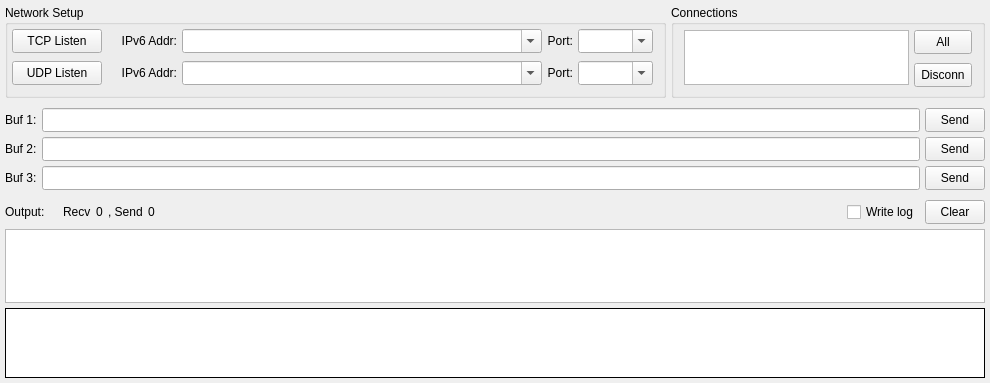
<?xml version="1.0" encoding="UTF-8"?>
<ui version="4.0">
 <class>ServerForm</class>
 <widget class="QWidget" name="ServerForm">
  <property name="geometry">
   <rect>
    <x>0</x>
    <y>0</y>
    <width>990</width>
    <height>383</height>
   </rect>
  </property>
  <property name="minimumSize">
   <size>
    <width>0</width>
    <height>0</height>
   </size>
  </property>
  <property name="windowTitle">
   <string>Server</string>
  </property>
  <property name="locale">
   <locale language="C" country="AnyCountry"/>
  </property>
  <layout class="QVBoxLayout" name="lay1">
   <property name="spacing">
    <number>5</number>
   </property>
   <property name="leftMargin">
    <number>5</number>
   </property>
   <property name="topMargin">
    <number>5</number>
   </property>
   <property name="rightMargin">
    <number>5</number>
   </property>
   <property name="bottomMargin">
    <number>5</number>
   </property>
   <item>
    <layout class="QHBoxLayout" name="lay2">
     <item>
      <widget class="QGroupBox" name="box1">
       <property name="sizePolicy">
        <sizepolicy hsizetype="Fixed" vsizetype="Fixed">
         <horstretch>0</horstretch>
         <verstretch>0</verstretch>
        </sizepolicy>
       </property>
       <property name="minimumSize">
        <size>
         <width>0</width>
         <height>93</height>
        </size>
       </property>
       <property name="maximumSize">
        <size>
         <width>16777215</width>
         <height>93</height>
        </size>
       </property>
       <property name="title">
        <string>Network Setup</string>
       </property>
       <layout class="QVBoxLayout" name="lay5">
        <property name="spacing">
         <number>5</number>
        </property>
        <property name="leftMargin">
         <number>4</number>
        </property>
        <property name="topMargin">
         <number>0</number>
        </property>
        <property name="rightMargin">
         <number>10</number>
        </property>
        <property name="bottomMargin">
         <number>5</number>
        </property>
        <item>
         <layout class="QGridLayout" name="lay6">
          <property name="sizeConstraint">
           <enum>QLayout::SetFixedSize</enum>
          </property>
          <property name="bottomMargin">
           <number>0</number>
          </property>
          <property name="horizontalSpacing">
           <number>5</number>
          </property>
          <property name="verticalSpacing">
           <number>8</number>
          </property>
          <item row="1" column="0">
           <widget class="QToolButton" name="btnUdp">
            <property name="sizePolicy">
             <sizepolicy hsizetype="Fixed" vsizetype="Fixed">
              <horstretch>0</horstretch>
              <verstretch>0</verstretch>
             </sizepolicy>
            </property>
            <property name="minimumSize">
             <size>
              <width>90</width>
              <height>24</height>
             </size>
            </property>
            <property name="maximumSize">
             <size>
              <width>90</width>
              <height>24</height>
             </size>
            </property>
            <property name="statusTip">
             <string/>
            </property>
            <property name="text">
             <string>UDP Listen</string>
            </property>
            <property name="checkable">
             <bool>true</bool>
            </property>
           </widget>
          </item>
          <item row="1" column="4">
           <widget class="QComboBox" name="cmbUdpPort">
            <property name="sizePolicy">
             <sizepolicy hsizetype="Fixed" vsizetype="Fixed">
              <horstretch>0</horstretch>
              <verstretch>0</verstretch>
             </sizepolicy>
            </property>
            <property name="minimumSize">
             <size>
              <width>75</width>
              <height>24</height>
             </size>
            </property>
            <property name="maximumSize">
             <size>
              <width>75</width>
              <height>24</height>
             </size>
            </property>
            <property name="editable">
             <bool>true</bool>
            </property>
            <property name="insertPolicy">
             <enum>QComboBox::InsertAtTop</enum>
            </property>
           </widget>
          </item>
          <item row="1" column="1">
           <widget class="QLabel" name="lab3">
            <property name="sizePolicy">
             <sizepolicy hsizetype="Preferred" vsizetype="Preferred">
              <horstretch>0</horstretch>
              <verstretch>0</verstretch>
             </sizepolicy>
            </property>
            <property name="minimumSize">
             <size>
              <width>70</width>
              <height>0</height>
             </size>
            </property>
            <property name="contextMenuPolicy">
             <enum>Qt::NoContextMenu</enum>
            </property>
            <property name="text">
             <string>IPv6 Addr:</string>
            </property>
            <property name="textFormat">
             <enum>Qt::PlainText</enum>
            </property>
            <property name="scaledContents">
             <bool>false</bool>
            </property>
            <property name="alignment">
             <set>Qt::AlignRight|Qt::AlignTrailing|Qt::AlignVCenter</set>
            </property>
           </widget>
          </item>
          <item row="1" column="2">
           <widget class="QComboBox" name="cmbUdpAddr">
            <property name="sizePolicy">
             <sizepolicy hsizetype="Fixed" vsizetype="Fixed">
              <horstretch>0</horstretch>
              <verstretch>0</verstretch>
             </sizepolicy>
            </property>
            <property name="minimumSize">
             <size>
              <width>360</width>
              <height>24</height>
             </size>
            </property>
            <property name="maximumSize">
             <size>
              <width>130</width>
              <height>24</height>
             </size>
            </property>
            <property name="editable">
             <bool>true</bool>
            </property>
            <property name="insertPolicy">
             <enum>QComboBox::NoInsert</enum>
            </property>
           </widget>
          </item>
          <item row="1" column="3">
           <widget class="QLabel" name="lab4">
            <property name="sizePolicy">
             <sizepolicy hsizetype="Preferred" vsizetype="Preferred">
              <horstretch>0</horstretch>
              <verstretch>0</verstretch>
             </sizepolicy>
            </property>
            <property name="text">
             <string>Port:</string>
            </property>
            <property name="alignment">
             <set>Qt::AlignRight|Qt::AlignTrailing|Qt::AlignVCenter</set>
            </property>
           </widget>
          </item>
          <item row="0" column="4">
           <widget class="QComboBox" name="cmbTcpPort">
            <property name="sizePolicy">
             <sizepolicy hsizetype="Fixed" vsizetype="Fixed">
              <horstretch>0</horstretch>
              <verstretch>0</verstretch>
             </sizepolicy>
            </property>
            <property name="minimumSize">
             <size>
              <width>75</width>
              <height>24</height>
             </size>
            </property>
            <property name="maximumSize">
             <size>
              <width>75</width>
              <height>24</height>
             </size>
            </property>
            <property name="editable">
             <bool>true</bool>
            </property>
            <property name="insertPolicy">
             <enum>QComboBox::InsertAtTop</enum>
            </property>
           </widget>
          </item>
          <item row="0" column="1">
           <widget class="QLabel" name="lab1">
            <property name="sizePolicy">
             <sizepolicy hsizetype="Preferred" vsizetype="Preferred">
              <horstretch>0</horstretch>
              <verstretch>0</verstretch>
             </sizepolicy>
            </property>
            <property name="minimumSize">
             <size>
              <width>70</width>
              <height>0</height>
             </size>
            </property>
            <property name="contextMenuPolicy">
             <enum>Qt::NoContextMenu</enum>
            </property>
            <property name="text">
             <string>IPv6 Addr:</string>
            </property>
            <property name="textFormat">
             <enum>Qt::PlainText</enum>
            </property>
            <property name="scaledContents">
             <bool>false</bool>
            </property>
            <property name="alignment">
             <set>Qt::AlignRight|Qt::AlignTrailing|Qt::AlignVCenter</set>
            </property>
           </widget>
          </item>
          <item row="0" column="2">
           <widget class="QComboBox" name="cmbTcpAddr">
            <property name="sizePolicy">
             <sizepolicy hsizetype="Fixed" vsizetype="Fixed">
              <horstretch>0</horstretch>
              <verstretch>0</verstretch>
             </sizepolicy>
            </property>
            <property name="minimumSize">
             <size>
              <width>360</width>
              <height>24</height>
             </size>
            </property>
            <property name="maximumSize">
             <size>
              <width>130</width>
              <height>24</height>
             </size>
            </property>
            <property name="editable">
             <bool>true</bool>
            </property>
            <property name="insertPolicy">
             <enum>QComboBox::NoInsert</enum>
            </property>
           </widget>
          </item>
          <item row="0" column="0">
           <widget class="QToolButton" name="btnTcp">
            <property name="minimumSize">
             <size>
              <width>90</width>
              <height>24</height>
             </size>
            </property>
            <property name="maximumSize">
             <size>
              <width>90</width>
              <height>24</height>
             </size>
            </property>
            <property name="text">
             <string>TCP Listen</string>
            </property>
            <property name="checkable">
             <bool>true</bool>
            </property>
           </widget>
          </item>
          <item row="0" column="3">
           <widget class="QLabel" name="lab2">
            <property name="sizePolicy">
             <sizepolicy hsizetype="Preferred" vsizetype="Preferred">
              <horstretch>0</horstretch>
              <verstretch>0</verstretch>
             </sizepolicy>
            </property>
            <property name="text">
             <string>Port:</string>
            </property>
            <property name="alignment">
             <set>Qt::AlignRight|Qt::AlignTrailing|Qt::AlignVCenter</set>
            </property>
           </widget>
          </item>
         </layout>
        </item>
       </layout>
      </widget>
     </item>
     <item>
      <widget class="QGroupBox" name="box2">
       <property name="sizePolicy">
        <sizepolicy hsizetype="Expanding" vsizetype="Fixed">
         <horstretch>0</horstretch>
         <verstretch>0</verstretch>
        </sizepolicy>
       </property>
       <property name="minimumSize">
        <size>
         <width>0</width>
         <height>93</height>
        </size>
       </property>
       <property name="maximumSize">
        <size>
         <width>16777215</width>
         <height>93</height>
        </size>
       </property>
       <property name="title">
        <string>Connections</string>
       </property>
       <layout class="QHBoxLayout" name="lay8">
        <property name="spacing">
         <number>5</number>
        </property>
        <property name="leftMargin">
         <number>10</number>
        </property>
        <property name="topMargin">
         <number>5</number>
        </property>
        <property name="rightMargin">
         <number>10</number>
        </property>
        <property name="bottomMargin">
         <number>10</number>
        </property>
        <item>
         <widget class="QListWidget" name="lstConn">
          <property name="minimumSize">
           <size>
            <width>200</width>
            <height>0</height>
           </size>
          </property>
          <property name="maximumSize">
           <size>
            <width>16777215</width>
            <height>58</height>
           </size>
          </property>
          <property name="verticalScrollBarPolicy">
           <enum>Qt::ScrollBarAlwaysOff</enum>
          </property>
          <property name="horizontalScrollBarPolicy">
           <enum>Qt::ScrollBarAlwaysOff</enum>
          </property>
          <property name="editTriggers">
           <set>QAbstractItemView::NoEditTriggers</set>
          </property>
          <property name="showDropIndicator" stdset="0">
           <bool>false</bool>
          </property>
          <property name="selectionMode">
           <enum>QAbstractItemView::MultiSelection</enum>
          </property>
          <property name="selectionBehavior">
           <enum>QAbstractItemView::SelectRows</enum>
          </property>
          <property name="selectionRectVisible">
           <bool>false</bool>
          </property>
         </widget>
        </item>
        <item>
         <layout class="QVBoxLayout" name="lay9">
          <property name="spacing">
           <number>10</number>
          </property>
          <property name="topMargin">
           <number>0</number>
          </property>
          <item>
           <widget class="QToolButton" name="btnConnAll">
            <property name="sizePolicy">
             <sizepolicy hsizetype="Preferred" vsizetype="Fixed">
              <horstretch>0</horstretch>
              <verstretch>0</verstretch>
             </sizepolicy>
            </property>
            <property name="minimumSize">
             <size>
              <width>0</width>
              <height>24</height>
             </size>
            </property>
            <property name="maximumSize">
             <size>
              <width>16777215</width>
              <height>24</height>
             </size>
            </property>
            <property name="text">
             <string>All</string>
            </property>
           </widget>
          </item>
          <item>
           <widget class="QToolButton" name="btnConnDel">
            <property name="sizePolicy">
             <sizepolicy hsizetype="Preferred" vsizetype="Fixed">
              <horstretch>0</horstretch>
              <verstretch>0</verstretch>
             </sizepolicy>
            </property>
            <property name="minimumSize">
             <size>
              <width>0</width>
              <height>24</height>
             </size>
            </property>
            <property name="maximumSize">
             <size>
              <width>16777215</width>
              <height>24</height>
             </size>
            </property>
            <property name="text">
             <string>Disconn</string>
            </property>
           </widget>
          </item>
         </layout>
        </item>
       </layout>
      </widget>
     </item>
    </layout>
   </item>
   <item>
    <layout class="QGridLayout" name="lay3">
     <property name="topMargin">
      <number>5</number>
     </property>
     <property name="spacing">
      <number>5</number>
     </property>
     <item row="0" column="0">
      <widget class="QLabel" name="lab5">
       <property name="text">
        <string>Buf 1:</string>
       </property>
      </widget>
     </item>
     <item row="0" column="2">
      <widget class="QToolButton" name="btnSend1">
       <property name="minimumSize">
        <size>
         <width>60</width>
         <height>24</height>
        </size>
       </property>
       <property name="maximumSize">
        <size>
         <width>60</width>
         <height>24</height>
        </size>
       </property>
       <property name="text">
        <string>Send</string>
       </property>
       <property name="checkable">
        <bool>false</bool>
       </property>
      </widget>
     </item>
     <item row="1" column="0">
      <widget class="QLabel" name="lab6">
       <property name="text">
        <string>Buf 2:</string>
       </property>
      </widget>
     </item>
     <item row="1" column="1">
      <widget class="QLineEdit" name="edtBuf2">
       <property name="minimumSize">
        <size>
         <width>0</width>
         <height>24</height>
        </size>
       </property>
       <property name="maximumSize">
        <size>
         <width>16777215</width>
         <height>24</height>
        </size>
       </property>
      </widget>
     </item>
     <item row="1" column="2">
      <widget class="QToolButton" name="btnSend2">
       <property name="minimumSize">
        <size>
         <width>60</width>
         <height>24</height>
        </size>
       </property>
       <property name="maximumSize">
        <size>
         <width>60</width>
         <height>24</height>
        </size>
       </property>
       <property name="text">
        <string>Send</string>
       </property>
      </widget>
     </item>
     <item row="2" column="0">
      <widget class="QLabel" name="lab7">
       <property name="text">
        <string>Buf 3:</string>
       </property>
      </widget>
     </item>
     <item row="2" column="1">
      <widget class="QLineEdit" name="edtBuf3">
       <property name="minimumSize">
        <size>
         <width>0</width>
         <height>24</height>
        </size>
       </property>
       <property name="maximumSize">
        <size>
         <width>16777215</width>
         <height>24</height>
        </size>
       </property>
      </widget>
     </item>
     <item row="2" column="2">
      <widget class="QToolButton" name="btnSend3">
       <property name="minimumSize">
        <size>
         <width>60</width>
         <height>24</height>
        </size>
       </property>
       <property name="maximumSize">
        <size>
         <width>60</width>
         <height>24</height>
        </size>
       </property>
       <property name="text">
        <string>Send</string>
       </property>
      </widget>
     </item>
     <item row="0" column="1">
      <widget class="QLineEdit" name="edtBuf1">
       <property name="minimumSize">
        <size>
         <width>0</width>
         <height>24</height>
        </size>
       </property>
       <property name="maximumSize">
        <size>
         <width>16777215</width>
         <height>24</height>
        </size>
       </property>
      </widget>
     </item>
    </layout>
   </item>
   <item>
    <layout class="QHBoxLayout" name="lay4">
     <property name="spacing">
      <number>5</number>
     </property>
     <property name="leftMargin">
      <number>0</number>
     </property>
     <property name="topMargin">
      <number>5</number>
     </property>
     <property name="rightMargin">
      <number>0</number>
     </property>
     <property name="bottomMargin">
      <number>0</number>
     </property>
     <item>
      <widget class="QLabel" name="lab8">
       <property name="sizePolicy">
        <sizepolicy hsizetype="Fixed" vsizetype="Preferred">
         <horstretch>0</horstretch>
         <verstretch>0</verstretch>
        </sizepolicy>
       </property>
       <property name="text">
        <string>Output:    </string>
       </property>
      </widget>
     </item>
     <item>
      <widget class="QLabel" name="lab9">
       <property name="text">
        <string>Recv</string>
       </property>
      </widget>
     </item>
     <item>
      <widget class="QLabel" name="labRecv">
       <property name="sizePolicy">
        <sizepolicy hsizetype="Preferred" vsizetype="Preferred">
         <horstretch>0</horstretch>
         <verstretch>0</verstretch>
        </sizepolicy>
       </property>
       <property name="toolTip">
        <string notr="true"/>
       </property>
       <property name="text">
        <string notr="true">0</string>
       </property>
      </widget>
     </item>
     <item>
      <widget class="QLabel" name="lab10">
       <property name="text">
        <string>, Send</string>
       </property>
      </widget>
     </item>
     <item>
      <widget class="QLabel" name="labSend">
       <property name="toolTip">
        <string notr="true"/>
       </property>
       <property name="text">
        <string notr="true">0</string>
       </property>
      </widget>
     </item>
     <item>
      <spacer name="spc">
       <property name="orientation">
        <enum>Qt::Horizontal</enum>
       </property>
       <property name="sizeHint" stdset="0">
        <size>
         <width>0</width>
         <height>0</height>
        </size>
       </property>
      </spacer>
     </item>
     <item>
      <widget class="QCheckBox" name="chkLog">
       <property name="text">
        <string>Write log</string>
       </property>
      </widget>
     </item>
     <item>
      <widget class="QToolButton" name="btnClear">
       <property name="minimumSize">
        <size>
         <width>60</width>
         <height>24</height>
        </size>
       </property>
       <property name="maximumSize">
        <size>
         <width>60</width>
         <height>24</height>
        </size>
       </property>
       <property name="text">
        <string>Clear</string>
       </property>
      </widget>
     </item>
    </layout>
   </item>
   <item>
    <widget class="QTreeWidget" name="treeOutput">
     <property name="sizePolicy">
      <sizepolicy hsizetype="Expanding" vsizetype="Preferred">
       <horstretch>0</horstretch>
       <verstretch>0</verstretch>
      </sizepolicy>
     </property>
     <property name="horizontalScrollBarPolicy">
      <enum>Qt::ScrollBarAlwaysOff</enum>
     </property>
     <property name="editTriggers">
      <set>QAbstractItemView::NoEditTriggers</set>
     </property>
     <property name="showDropIndicator" stdset="0">
      <bool>false</bool>
     </property>
     <property name="alternatingRowColors">
      <bool>false</bool>
     </property>
     <property name="selectionMode">
      <enum>QAbstractItemView::SingleSelection</enum>
     </property>
     <property name="selectionBehavior">
      <enum>QAbstractItemView::SelectRows</enum>
     </property>
     <property name="wordWrap">
      <bool>true</bool>
     </property>
     <attribute name="headerVisible">
      <bool>false</bool>
     </attribute>
     <attribute name="headerStretchLastSection">
      <bool>true</bool>
     </attribute>
     <column>
      <property name="text">
       <string notr="true">1</string>
      </property>
     </column>
    </widget>
   </item>
   <item>
    <widget class="QPlainTextEdit" name="txtOutput">
     <property name="sizePolicy">
      <sizepolicy hsizetype="Expanding" vsizetype="Fixed">
       <horstretch>0</horstretch>
       <verstretch>0</verstretch>
      </sizepolicy>
     </property>
     <property name="minimumSize">
      <size>
       <width>0</width>
       <height>70</height>
      </size>
     </property>
     <property name="maximumSize">
      <size>
       <width>16777215</width>
       <height>70</height>
      </size>
     </property>
     <property name="acceptDrops">
      <bool>false</bool>
     </property>
     <property name="frameShape">
      <enum>QFrame::Box</enum>
     </property>
     <property name="frameShadow">
      <enum>QFrame::Plain</enum>
     </property>
     <property name="horizontalScrollBarPolicy">
      <enum>Qt::ScrollBarAlwaysOff</enum>
     </property>
     <property name="tabChangesFocus">
      <bool>true</bool>
     </property>
     <property name="undoRedoEnabled">
      <bool>false</bool>
     </property>
     <property name="readOnly">
      <bool>true</bool>
     </property>
     <property name="textInteractionFlags">
      <set>Qt::TextSelectableByKeyboard|Qt::TextSelectableByMouse</set>
     </property>
    </widget>
   </item>
  </layout>
 </widget>
 <tabstops>
  <tabstop>cmbTcpAddr</tabstop>
  <tabstop>cmbTcpPort</tabstop>
  <tabstop>cmbUdpAddr</tabstop>
  <tabstop>cmbUdpPort</tabstop>
  <tabstop>lstConn</tabstop>
  <tabstop>btnConnAll</tabstop>
  <tabstop>btnConnDel</tabstop>
  <tabstop>edtBuf1</tabstop>
  <tabstop>btnSend1</tabstop>
  <tabstop>edtBuf2</tabstop>
  <tabstop>btnSend2</tabstop>
  <tabstop>edtBuf3</tabstop>
  <tabstop>btnSend3</tabstop>
  <tabstop>chkLog</tabstop>
  <tabstop>btnClear</tabstop>
  <tabstop>treeOutput</tabstop>
 </tabstops>
 <resources/>
 <connections/>
</ui>
